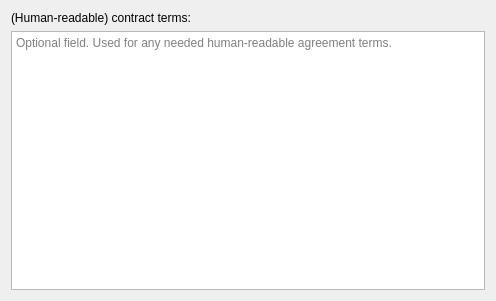
<?xml version="1.0" encoding="UTF-8"?>
<ui version="4.0">
 <class>PageContract_Terms</class>
 <widget class="QWizardPage" name="PageContract_Terms">
  <property name="geometry">
   <rect>
    <x>0</x>
    <y>0</y>
    <width>496</width>
    <height>301</height>
   </rect>
  </property>
  <property name="windowTitle">
   <string>(Human-Readable) Terms</string>
  </property>
  <layout class="QVBoxLayout" name="verticalLayout">
   <item>
    <widget class="QLabel" name="label">
     <property name="text">
      <string>(Human-readable) contract terms:</string>
     </property>
    </widget>
   </item>
   <item>
    <widget class="QPlainTextEdit" name="plainTextEdit">
     <property name="placeholderText">
      <string>Optional field. Used for any needed human-readable agreement terms.</string>
     </property>
    </widget>
   </item>
  </layout>
 </widget>
 <resources/>
 <connections/>
</ui>
